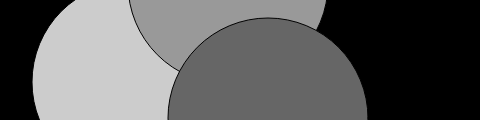
Frame 1 (no input)
Frame 60 (no input): identical to frame 1, image omitted
Frame 120 (the mouse pressed at the canvas centre since frame 60): identical to frame 1, image omitted

The p5.js sketch that drew this single still picture (run headless with seeded random() and noise() and a simulated clock; from frame 60 on, the mouse is pressed at the canvas centre):

// p5.js sketch
// ── sketch.js
function setup() {
    createCanvas(480,120);
  
  }
  function draw() {
    background(0);
    fill(204);
    ellipse(132,82,200,200);
    fill(153);
    ellipse(228,-16,200,200);
    fill(102);
    ellipse(268,118,200,200);
  }
